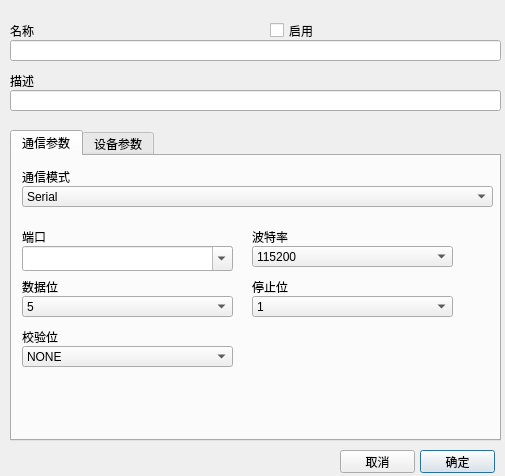
<?xml version="1.0" encoding="UTF-8"?>
<ui version="4.0">
 <class>CMDDeviceConfigDialog</class>
 <widget class="QDialog" name="CMDDeviceConfigDialog">
  <property name="geometry">
   <rect>
    <x>0</x>
    <y>0</y>
    <width>505</width>
    <height>476</height>
   </rect>
  </property>
  <property name="windowTitle">
   <string>Dialog</string>
  </property>
  <widget class="QLineEdit" name="nameEdit">
   <property name="geometry">
    <rect>
     <x>10</x>
     <y>40</y>
     <width>491</width>
     <height>21</height>
    </rect>
   </property>
  </widget>
  <widget class="QLineEdit" name="descriptionEdit">
   <property name="geometry">
    <rect>
     <x>10</x>
     <y>90</y>
     <width>491</width>
     <height>21</height>
    </rect>
   </property>
   <property name="readOnly">
    <bool>false</bool>
   </property>
  </widget>
  <widget class="QLabel" name="label_2">
   <property name="geometry">
    <rect>
     <x>10</x>
     <y>20</y>
     <width>251</width>
     <height>21</height>
    </rect>
   </property>
   <property name="text">
    <string>名称</string>
   </property>
  </widget>
  <widget class="QLabel" name="label_4">
   <property name="geometry">
    <rect>
     <x>10</x>
     <y>70</y>
     <width>431</width>
     <height>21</height>
    </rect>
   </property>
   <property name="text">
    <string>描述</string>
   </property>
  </widget>
  <widget class="QPushButton" name="okButton">
   <property name="geometry">
    <rect>
     <x>420</x>
     <y>450</y>
     <width>75</width>
     <height>23</height>
    </rect>
   </property>
   <property name="text">
    <string>确定</string>
   </property>
  </widget>
  <widget class="QPushButton" name="cancelButton">
   <property name="geometry">
    <rect>
     <x>340</x>
     <y>450</y>
     <width>75</width>
     <height>23</height>
    </rect>
   </property>
   <property name="text">
    <string>取消</string>
   </property>
  </widget>
  <widget class="QCheckBox" name="enableCheckBox">
   <property name="geometry">
    <rect>
     <x>270</x>
     <y>20</y>
     <width>171</width>
     <height>21</height>
    </rect>
   </property>
   <property name="text">
    <string>启用</string>
   </property>
  </widget>
  <widget class="QTabWidget" name="tabWidget">
   <property name="geometry">
    <rect>
     <x>10</x>
     <y>130</y>
     <width>491</width>
     <height>311</height>
    </rect>
   </property>
   <property name="currentIndex">
    <number>0</number>
   </property>
   <widget class="QWidget" name="tab">
    <attribute name="title">
     <string>通信参数</string>
    </attribute>
    <widget class="QLabel" name="label_3">
     <property name="geometry">
      <rect>
       <x>10</x>
       <y>10</y>
       <width>471</width>
       <height>21</height>
      </rect>
     </property>
     <property name="text">
      <string>通信模式</string>
     </property>
    </widget>
    <widget class="QStackedWidget" name="stackedWidget">
     <property name="enabled">
      <bool>true</bool>
     </property>
     <property name="geometry">
      <rect>
       <x>0</x>
       <y>60</y>
       <width>481</width>
       <height>221</height>
      </rect>
     </property>
     <property name="currentIndex">
      <number>0</number>
     </property>
     <widget class="QWidget" name="page_3">
      <widget class="QLabel" name="label_5">
       <property name="geometry">
        <rect>
         <x>10</x>
         <y>10</y>
         <width>211</width>
         <height>21</height>
        </rect>
       </property>
       <property name="text">
        <string>端口</string>
       </property>
      </widget>
      <widget class="QComboBox" name="portComboBox">
       <property name="geometry">
        <rect>
         <x>10</x>
         <y>30</y>
         <width>211</width>
         <height>25</height>
        </rect>
       </property>
       <property name="editable">
        <bool>true</bool>
       </property>
      </widget>
      <widget class="QComboBox" name="baudRateComboBox">
       <property name="geometry">
        <rect>
         <x>240</x>
         <y>30</y>
         <width>201</width>
         <height>21</height>
        </rect>
       </property>
       <item>
        <property name="text">
         <string>115200</string>
        </property>
       </item>
       <item>
        <property name="text">
         <string>57600</string>
        </property>
       </item>
       <item>
        <property name="text">
         <string>38400</string>
        </property>
       </item>
       <item>
        <property name="text">
         <string>19200</string>
        </property>
       </item>
       <item>
        <property name="text">
         <string>9600</string>
        </property>
       </item>
       <item>
        <property name="text">
         <string>4800</string>
        </property>
       </item>
       <item>
        <property name="text">
         <string>2400</string>
        </property>
       </item>
       <item>
        <property name="text">
         <string>1200</string>
        </property>
       </item>
      </widget>
      <widget class="QLabel" name="label_7">
       <property name="geometry">
        <rect>
         <x>240</x>
         <y>10</y>
         <width>201</width>
         <height>21</height>
        </rect>
       </property>
       <property name="text">
        <string>波特率</string>
       </property>
      </widget>
      <widget class="QLabel" name="label_8">
       <property name="geometry">
        <rect>
         <x>10</x>
         <y>60</y>
         <width>211</width>
         <height>21</height>
        </rect>
       </property>
       <property name="text">
        <string>数据位</string>
       </property>
      </widget>
      <widget class="QLabel" name="label_9">
       <property name="geometry">
        <rect>
         <x>240</x>
         <y>60</y>
         <width>191</width>
         <height>21</height>
        </rect>
       </property>
       <property name="text">
        <string>停止位</string>
       </property>
      </widget>
      <widget class="QComboBox" name="parityComboBox">
       <property name="geometry">
        <rect>
         <x>10</x>
         <y>130</y>
         <width>211</width>
         <height>21</height>
        </rect>
       </property>
       <item>
        <property name="text">
         <string>NONE</string>
        </property>
       </item>
       <item>
        <property name="text">
         <string>ODD</string>
        </property>
       </item>
       <item>
        <property name="text">
         <string>EVEN</string>
        </property>
       </item>
       <item>
        <property name="text">
         <string>MARK</string>
        </property>
       </item>
       <item>
        <property name="text">
         <string>SPACE</string>
        </property>
       </item>
      </widget>
      <widget class="QLabel" name="label_10">
       <property name="geometry">
        <rect>
         <x>10</x>
         <y>110</y>
         <width>211</width>
         <height>21</height>
        </rect>
       </property>
       <property name="text">
        <string>校验位</string>
       </property>
      </widget>
      <widget class="QComboBox" name="stopBitsComboBox">
       <property name="geometry">
        <rect>
         <x>240</x>
         <y>80</y>
         <width>201</width>
         <height>21</height>
        </rect>
       </property>
       <item>
        <property name="text">
         <string>1</string>
        </property>
       </item>
       <item>
        <property name="text">
         <string>1.5</string>
        </property>
       </item>
       <item>
        <property name="text">
         <string>2</string>
        </property>
       </item>
      </widget>
      <widget class="QComboBox" name="dataBitsComboBox">
       <property name="geometry">
        <rect>
         <x>10</x>
         <y>80</y>
         <width>211</width>
         <height>21</height>
        </rect>
       </property>
       <item>
        <property name="text">
         <string>5</string>
        </property>
       </item>
       <item>
        <property name="text">
         <string>6</string>
        </property>
       </item>
       <item>
        <property name="text">
         <string>7</string>
        </property>
       </item>
       <item>
        <property name="text">
         <string>8</string>
        </property>
       </item>
      </widget>
     </widget>
     <widget class="QWidget" name="page">
      <widget class="QLabel" name="label_6">
       <property name="geometry">
        <rect>
         <x>10</x>
         <y>70</y>
         <width>461</width>
         <height>21</height>
        </rect>
       </property>
       <property name="text">
        <string>IP地址</string>
       </property>
      </widget>
      <widget class="QLineEdit" name="serverPortEdit">
       <property name="geometry">
        <rect>
         <x>10</x>
         <y>140</y>
         <width>471</width>
         <height>21</height>
        </rect>
       </property>
      </widget>
      <widget class="QLabel" name="label_11">
       <property name="geometry">
        <rect>
         <x>10</x>
         <y>120</y>
         <width>471</width>
         <height>21</height>
        </rect>
       </property>
       <property name="text">
        <string>服务端口</string>
       </property>
      </widget>
      <widget class="QLineEdit" name="serverIPEdit">
       <property name="geometry">
        <rect>
         <x>10</x>
         <y>90</y>
         <width>471</width>
         <height>21</height>
        </rect>
       </property>
      </widget>
      <widget class="QLineEdit" name="localPortEdit">
       <property name="geometry">
        <rect>
         <x>10</x>
         <y>190</y>
         <width>471</width>
         <height>21</height>
        </rect>
       </property>
      </widget>
      <widget class="QLabel" name="label_12">
       <property name="geometry">
        <rect>
         <x>10</x>
         <y>170</y>
         <width>471</width>
         <height>21</height>
        </rect>
       </property>
       <property name="text">
        <string>本地服务端口</string>
       </property>
      </widget>
      <widget class="QFrame" name="frame">
       <property name="geometry">
        <rect>
         <x>10</x>
         <y>20</y>
         <width>471</width>
         <height>41</height>
        </rect>
       </property>
       <property name="frameShape">
        <enum>QFrame::StyledPanel</enum>
       </property>
       <property name="frameShadow">
        <enum>QFrame::Raised</enum>
       </property>
       <widget class="QRadioButton" name="clientRadioButton">
        <property name="geometry">
         <rect>
          <x>96</x>
          <y>10</y>
          <width>81</width>
          <height>22</height>
         </rect>
        </property>
        <property name="layoutDirection">
         <enum>Qt::RightToLeft</enum>
        </property>
        <property name="text">
         <string>客户端</string>
        </property>
        <property name="checked">
         <bool>true</bool>
        </property>
       </widget>
       <widget class="QRadioButton" name="serverRadioButton">
        <property name="geometry">
         <rect>
          <x>280</x>
          <y>10</y>
          <width>81</width>
          <height>22</height>
         </rect>
        </property>
        <property name="layoutDirection">
         <enum>Qt::RightToLeft</enum>
        </property>
        <property name="text">
         <string>服务端</string>
        </property>
       </widget>
      </widget>
     </widget>
     <widget class="QWidget" name="page_2">
      <widget class="QLabel" name="label_14">
       <property name="geometry">
        <rect>
         <x>10</x>
         <y>10</y>
         <width>431</width>
         <height>21</height>
        </rect>
       </property>
       <property name="text">
        <string>通信参数</string>
       </property>
      </widget>
      <widget class="QLineEdit" name="usbCommParameterEdit">
       <property name="geometry">
        <rect>
         <x>10</x>
         <y>30</y>
         <width>431</width>
         <height>21</height>
        </rect>
       </property>
      </widget>
     </widget>
     <widget class="QWidget" name="page_5">
      <widget class="QLineEdit" name="boardCommParameterEdit">
       <property name="geometry">
        <rect>
         <x>10</x>
         <y>30</y>
         <width>431</width>
         <height>21</height>
        </rect>
       </property>
      </widget>
      <widget class="QLabel" name="label_19">
       <property name="geometry">
        <rect>
         <x>10</x>
         <y>10</y>
         <width>431</width>
         <height>21</height>
        </rect>
       </property>
       <property name="text">
        <string>通信参数</string>
       </property>
      </widget>
     </widget>
     <widget class="QWidget" name="page_4">
      <widget class="QLineEdit" name="otherCommParameterEdit">
       <property name="geometry">
        <rect>
         <x>10</x>
         <y>30</y>
         <width>431</width>
         <height>21</height>
        </rect>
       </property>
      </widget>
      <widget class="QLabel" name="label_15">
       <property name="geometry">
        <rect>
         <x>10</x>
         <y>10</y>
         <width>431</width>
         <height>21</height>
        </rect>
       </property>
       <property name="text">
        <string>通信参数</string>
       </property>
      </widget>
     </widget>
    </widget>
    <widget class="QComboBox" name="communicationTypeBox">
     <property name="geometry">
      <rect>
       <x>10</x>
       <y>30</y>
       <width>471</width>
       <height>21</height>
      </rect>
     </property>
     <item>
      <property name="text">
       <string>Serial</string>
      </property>
     </item>
     <item>
      <property name="text">
       <string>TCP</string>
      </property>
     </item>
     <item>
      <property name="text">
       <string>UDP</string>
      </property>
     </item>
     <item>
      <property name="text">
       <string>USB</string>
      </property>
     </item>
     <item>
      <property name="text">
       <string>Board</string>
      </property>
     </item>
     <item>
      <property name="text">
       <string>Other</string>
      </property>
     </item>
    </widget>
    <zorder>stackedWidget</zorder>
    <zorder>label_3</zorder>
    <zorder>communicationTypeBox</zorder>
   </widget>
   <widget class="QWidget" name="tab_2">
    <attribute name="title">
     <string>设备参数</string>
    </attribute>
    <widget class="QLabel" name="label_16">
     <property name="geometry">
      <rect>
       <x>10</x>
       <y>160</y>
       <width>431</width>
       <height>21</height>
      </rect>
     </property>
     <property name="text">
      <string>站地址</string>
     </property>
    </widget>
    <widget class="QLineEdit" name="stationEdit">
     <property name="geometry">
      <rect>
       <x>10</x>
       <y>180</y>
       <width>471</width>
       <height>21</height>
      </rect>
     </property>
     <property name="text">
      <string>1</string>
     </property>
     <property name="readOnly">
      <bool>false</bool>
     </property>
    </widget>
    <widget class="QLineEdit" name="replyTimeoutEdit">
     <property name="geometry">
      <rect>
       <x>10</x>
       <y>80</y>
       <width>471</width>
       <height>21</height>
      </rect>
     </property>
     <property name="text">
      <string>1000</string>
     </property>
     <property name="readOnly">
      <bool>false</bool>
     </property>
    </widget>
    <widget class="QLabel" name="label_17">
     <property name="geometry">
      <rect>
       <x>10</x>
       <y>60</y>
       <width>431</width>
       <height>21</height>
      </rect>
     </property>
     <property name="text">
      <string>命令超时(ms)</string>
     </property>
    </widget>
    <widget class="QLineEdit" name="protocolEdit">
     <property name="geometry">
      <rect>
       <x>10</x>
       <y>30</y>
       <width>471</width>
       <height>21</height>
      </rect>
     </property>
     <property name="text">
      <string>Modbus Tcp/Ip</string>
     </property>
     <property name="readOnly">
      <bool>true</bool>
     </property>
    </widget>
    <widget class="QLabel" name="label">
     <property name="geometry">
      <rect>
       <x>10</x>
       <y>10</y>
       <width>431</width>
       <height>21</height>
      </rect>
     </property>
     <property name="text">
      <string>通信协议</string>
     </property>
    </widget>
    <widget class="QLineEdit" name="retriesEdit">
     <property name="geometry">
      <rect>
       <x>10</x>
       <y>130</y>
       <width>471</width>
       <height>21</height>
      </rect>
     </property>
     <property name="text">
      <string>3</string>
     </property>
     <property name="readOnly">
      <bool>false</bool>
     </property>
    </widget>
    <widget class="QLabel" name="label_18">
     <property name="geometry">
      <rect>
       <x>10</x>
       <y>110</y>
       <width>431</width>
       <height>21</height>
      </rect>
     </property>
     <property name="text">
      <string>命令重试次数</string>
     </property>
    </widget>
   </widget>
  </widget>
 </widget>
 <resources/>
 <connections/>
</ui>
